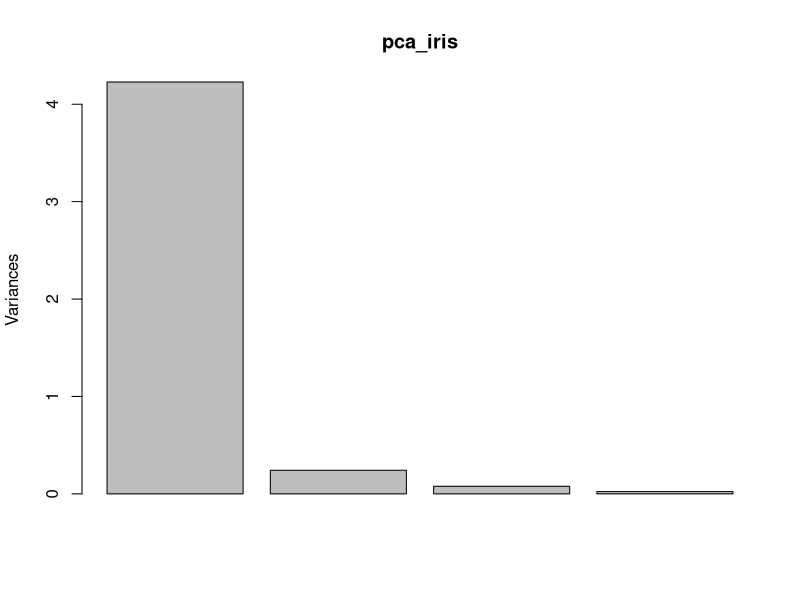
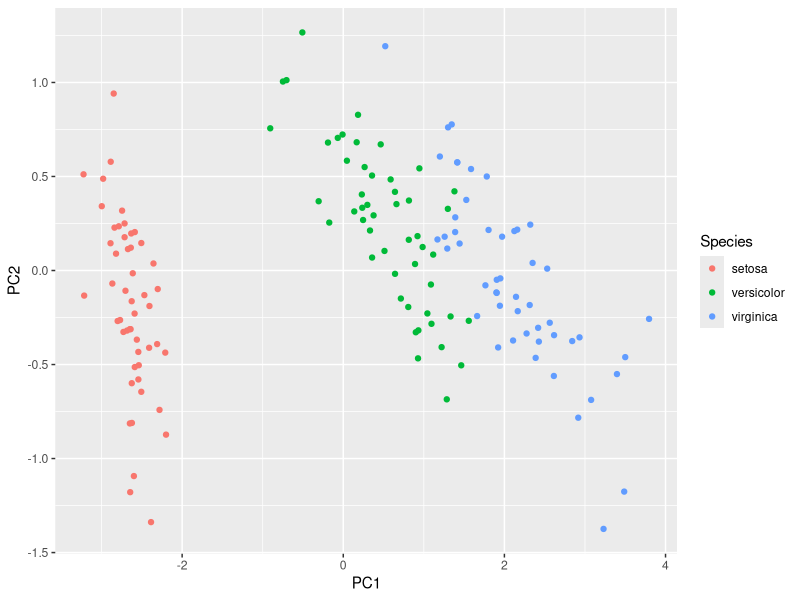

These figures' R source, in order:
#날짜 : 2021/01/27
#이름 : 김은표
#내용 : Ch14.요인분석과 상관관계 분석 - 요인분석(주성분 분석) 분석 실습 교재 p449

install.packages('ggplot2')
install.packages('dplyr')

library(ggplot2)
library(dplyr)

data(iris)
View(iris)

#주성분 분석 시행
pca_iris <- prcomp(iris[,1:4])
pca_iris

summary(pca_iris)

#시각화
plot(pca_iris)

#새로운 주성분으로 iris데이터 계산
pre_iris <- predict(pca_iris)
View(pre_iris)

#데이터프레임으로 변환
df_pre_iris <- as.data.frame(pre_iris)

#원본 데이터프레임과 합병
df_iris <- cbind(iris, df_pre_iris)
View(df_iris)

#시각화
ggplot(df_iris, aes(x=PC1, y=PC2, color=Species)) + geom_point()

#결론#############################################
#그래프를 살펴보면 기존 4개의 변수로 표현하는 것보다 
#새로운 주성분 2개(PC1, PC2)로 완벽히 군집을 표현할 수 
#있기 때문에 PCA 분석은 효용이 매우 크다.